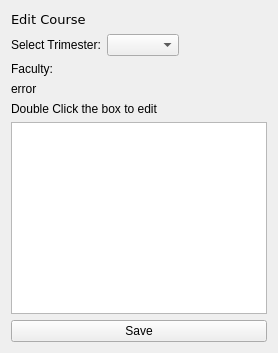
             <widget class="QWidget" name="editAcadCourse">
              <layout class="QVBoxLayout" name="verticalLayout_13">
               <item>
                <widget class="QLabel" name="acadEditCourseLabel">
                 <property name="font">
                  <font>
                   <family>Verdana</family>
                   <pointsize>10</pointsize>
                  </font>
                 </property>
                 <property name="text">
                  <string>Edit Course</string>
                 </property>
                </widget>
               </item>
               <item>
                <layout class="QHBoxLayout" name="horizontalLayout_32">
                 <item>
                  <widget class="QLabel" name="acadEditCourseSelectTrimester">
                   <property name="text">
                    <string>Select Trimester:</string>
                   </property>
                  </widget>
                 </item>
                 <item>
                  <widget class="QComboBox" name="acadEditSelectTrimesterComboBox"/>
                 </item>
                 <item>
                  <spacer name="horizontalSpacer_22">
                   <property name="orientation">
                    <enum>Qt::Horizontal</enum>
                   </property>
                   <property name="sizeHint" stdset="0">
                    <size>
                     <width>40</width>
                     <height>20</height>
                    </size>
                   </property>
                  </spacer>
                 </item>
                </layout>
               </item>
               <item>
                <widget class="QLabel" name="acadEditCourseFaculty">
                 <property name="text">
                  <string>Faculty: </string>
                 </property>
                </widget>
               </item>
               <item>
                <widget class="QLabel" name="acadEditCourseErrorLabel">
                 <property name="text">
                  <string>error</string>
                 </property>
                </widget>
               </item>
               <item>
                <widget class="QLabel" name="acadEditCourseInfo">
                 <property name="text">
                  <string>Double Click the box to edit</string>
                 </property>
                </widget>
               </item>
               <item>
                <widget class="QTableView" name="acadEditCourseTableView"/>
               </item>
               <item>
                <widget class="QPushButton" name="acadEditCourseButton">
                 <property name="text">
                  <string>Save</string>
                 </property>
                </widget>
               </item>
              </layout>
             </widget>
